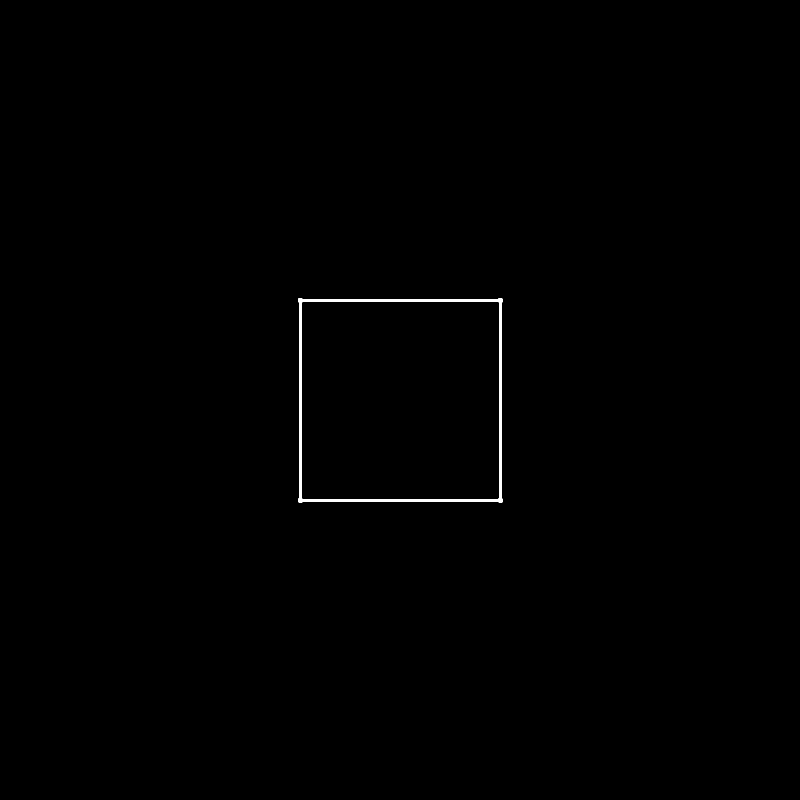
Frame 1 (no input)
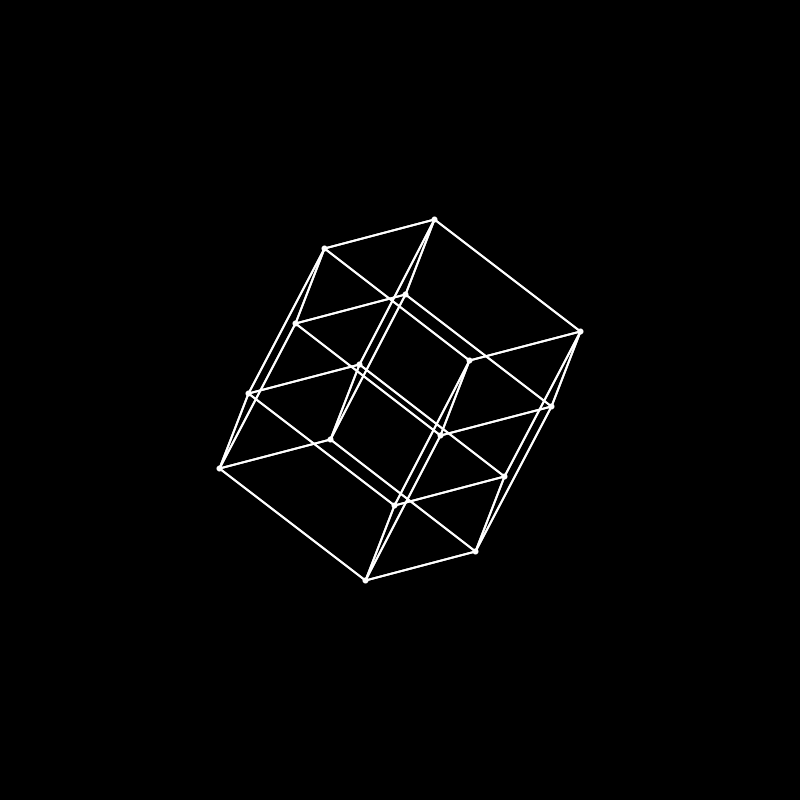
Frame 60 (the mouse pressed at the canvas centre just before this capture)
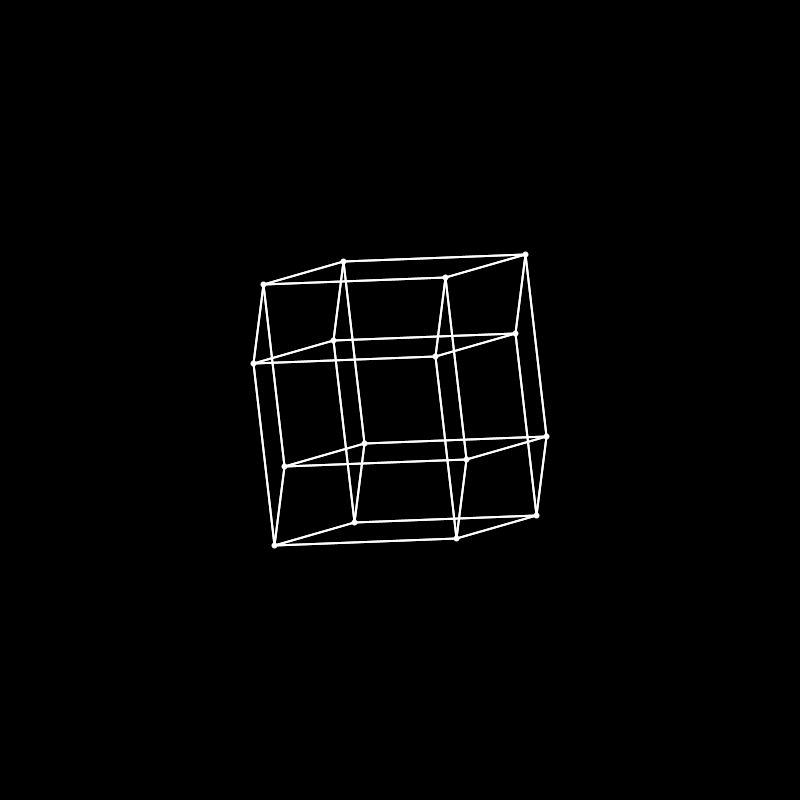
Frame 120 (the mouse held since frame 60 and released just before this capture)

The Processing sketch that drew these frames (run headless with seeded random() and noise(); from frame 60 on, the mouse is pressed at the canvas centre):

// Processing sketch: EuclideanSpace
// ── EuclideanSpace.pde
void setup() {
    size(800, 800);
    background(50, 30, 100);
}

private boolean random = false;
private float theta = 0.01;
private float delta = 0.000001;
private Euclidean4D cube = new Euclidean4D(100, 4);
void draw() {
    background(0);
    translate(width/2, height/2);
    color shapeColor = random ? color(random(255), random(255), random(255)) : color(255, 255, 255);
    cube.drawShape(shapeColor);
    cube.rotate(theta);
    theta += delta;
}

// ── Cube3D.pde
public class Cube3D {
    private static final int kDefaultScale = 1;
    private int scale = kDefaultScale;
    
    public Cube3D(int scale) {
        this.scale = scale;
        for (int x = 0; x < 3; x++) {
            for (int y = 0; y < 3; y++) {
                for (int z = 0; z < 3; z++) {
                        
                }
            }
        }
    }
    
    public void rotate(float angle) {
            
    }
    
    public void draw() {
        
    }
}

// ── Euclidean2D.pde
public class Euclidean2D {
    private static final int kDefaultScale = 1;
    private int scale = kDefaultScale;
    private static final int dimension = 2;
    private int size = kDefaultScale;
    private boolean show = true;
    private ArrayList<Vector> vectors;
    
    public Euclidean2D(int scale, int size) {
        this.scale = scale;
        this.size = size;
        vectors = new ArrayList<Vector>();
        vectors.add(new Vector(new float[]{-1, 1}));
        vectors.add(new Vector(new float[]{1, 1}));
        vectors.add(new Vector(new float[]{1, -1}));
        vectors.add(new Vector(new float[]{-1, -1}));
    }
    
    public void rotate(float theta) {
        Vector row1 = new Vector((float)Math.cos(theta), (float)-Math.sin(theta));
        Vector row2 = new Vector((float)Math.sin(theta), (float)Math.cos(theta));
        Matrix rotationMatrix = new Matrix(2, 2);
        rotationMatrix.addVector(row1);
        rotationMatrix.addVector(row2);
        for (int i = 0; i < vectors.size(); i++) {
            Vector rotatedVector = rotationMatrix.projectVector(vectors.get(i));
            vectors.set(i, rotatedVector);     
        }
    }
    
    public void toggle() {
        show = !show;    
    }
    
    public void drawShape(color c) {
        if (!show) return;
        stroke(c);
        for (Vector v : vectors) {
            ellipse(v.getAt(0)*scale, v.getAt(1)*scale, size, size);
        }
        strokeWeight(2);
        for (int i = 0; i < 4; i++) {
            Vector a = vectors.get(i);
            Vector b = vectors.get((i+1)%(dimension*2));
            line(a.getAt(0)*scale, a.getAt(1)*scale, b.getAt(0)*scale, b.getAt(1)*scale);
        }
    }
}

// ── Euclidean3D.pde
import java.util.*;

public class Euclidean3D {
    private static final int kDefaultScale = 1;
    private static final int dimension = 3;
    private int scale = kDefaultScale;
    private int size = kDefaultScale;
    private float theta = 0.0;
    private boolean show = true;
    private ArrayList<Vector> vectors;
    Matrix projectionMatrix;
    Matrix rotationX;
    Matrix rotationY;
    Matrix rotationZ;
    
    public Euclidean3D(int scale, int size) {
        this.scale = scale;
        this.size = size;
        vectors = new ArrayList<Vector>();
      
        vectors.add(new Vector(new float[]{1, 1, 1})); 
        vectors.add(new Vector(new float[]{1, 1, -1})); 
        vectors.add(new Vector(new float[]{1, -1, 1})); 
        vectors.add(new Vector(new float[]{1, -1, -1})); 
        vectors.add(new Vector(new float[]{-1, 1, 1})); 
        vectors.add(new Vector(new float[]{-1, 1, -1}));
        vectors.add(new Vector(new float[]{-1, -1, 1}));
        vectors.add(new Vector(new float[]{-1, -1, -1}));
        
        rotationX = new Matrix(3, 3);
        rotationY = new Matrix(3, 3);
        rotationZ = new Matrix(3, 3);
        projectionMatrix = new Matrix(3, 3);
        projectionMatrix.addVector(new Vector(new float[]{1, 0, 0}));
        projectionMatrix.addVector(new Vector(new float[]{0, 1, 0}));
        projectionMatrix.addVector(new Vector(new float[]{0, 0, 0}));    
    }
    
    public void updateMatrices() {
        rotationX.clearAll();
        rotationY.clearAll();
        rotationZ.clearAll();
        
        rotationX.addVector(new Vector(new float[]{1, 0, 0}));
        rotationX.addVector(new Vector(new float[]{0, (float)Math.cos(theta), (float)-Math.sin(theta)}));
        rotationX.addVector(new Vector(new float[]{0, (float)Math.sin(theta), (float)Math.cos(theta)}));
        
        rotationY.addVector(new Vector(new float[]{(float)Math.cos(theta), 0, (float)Math.sin(theta)}));
        rotationY.addVector(new Vector(new float[]{0, 1, 0}));
        rotationY.addVector(new Vector(new float[]{(float)-Math.sin(theta), 0, (float)Math.cos(theta)}));
        
        rotationZ.addVector(new Vector(new float[]{(float)Math.cos(theta), (float)-Math.sin(theta), 0}));
        rotationZ.addVector(new Vector(new float[]{(float)Math.sin(theta), (float)Math.cos(theta), 0}));
        rotationZ.addVector(new Vector(new float[]{0, 0, 1}));
    }
    
    public void rotate(float theta) {
        this.theta = theta;
        updateMatrices();
        for (int i = 0; i < vectors.size(); i++) {
            Vector rotatedVector = rotationX.projectVector(vectors.get(i));
            rotatedVector = rotationX.projectVector(rotatedVector);
            rotatedVector = rotationZ.projectVector(rotatedVector);
            vectors.set(i, rotatedVector);     
        }
    }
    
    public void toggle() {
        show = !show;    
    }
    
    private static final float epsilon = 0.0001;
    public boolean adjacent(Vector v1, Vector v2) {
        return 1 - v1.dotProduct(v2) < epsilon;
    }
    
    public void drawShape(color c) {
        if (!show) return;
        stroke(c);
        for (Vector v : vectors) {
            Vector projected = projectionMatrix.projectVector(v);
            ellipse(projected.getAt(0)*scale, projected.getAt(1)*scale, size, size);
        }
        strokeWeight(2);
        for (int i = 0; i < vectors.size(); i++) {
            for (int j = 0; j < vectors.size(); j++) {
                 Vector v1 = vectors.get(i);
                 Vector v2 = vectors.get(j);
                 if (adjacent(v1, v2)) {
                     line(v1.getAt(0)*scale, v1.getAt(1)*scale, v2.getAt(0)*scale, v2.getAt(1)*scale);    
                 }
            }
        }
    }
}

// ── Euclidean4D.pde
import java.util.*;

public class Euclidean4D {
    private static final int kDefaultScale = 1;
    private static final int dimension = 3;
    private int scale = kDefaultScale;
    private int size = kDefaultScale;
    private float theta = 0.0;
    private boolean show = true;
    private ArrayList<Vector> vectors;
    Matrix projectionMatrix;
    Matrix rotationXY;
    Matrix rotationYZ;
    Matrix rotationXZ;
    Matrix rotationXU;
    Matrix rotationYU;
    Matrix rotationZU;
    
    public Euclidean4D(int scale, int size) {
        this.scale = scale;
        this.size = size;
        vectors = new ArrayList<Vector>();
      
        vectors.add(new Vector(new float[]{1, 1, 1, 1})); 
        vectors.add(new Vector(new float[]{1, 1, 1, -1})); 
        vectors.add(new Vector(new float[]{1, 1, -1, 1}));
        vectors.add(new Vector(new float[]{1, 1, -1, -1}));
        
        vectors.add(new Vector(new float[]{1, -1, 1, 1})); 
        vectors.add(new Vector(new float[]{1, -1, 1, -1})); 
        vectors.add(new Vector(new float[]{1, -1, -1, 1})); 
        vectors.add(new Vector(new float[]{1, -1, -1, -1})); 
        
        vectors.add(new Vector(new float[]{-1, 1, 1, 1})); 
        vectors.add(new Vector(new float[]{-1, 1, 1, -1})); 
        vectors.add(new Vector(new float[]{-1, 1, -1, 1})); 
        vectors.add(new Vector(new float[]{-1, 1, -1, -1})); 
        
        vectors.add(new Vector(new float[]{-1, -1, 1, 1})); 
        vectors.add(new Vector(new float[]{-1, -1, 1, -1})); 
        vectors.add(new Vector(new float[]{-1, -1, -1, 1})); 
        vectors.add(new Vector(new float[]{-1, -1, -1, -1})); 
        
        rotationXY = new Matrix(4,4);
        rotationYZ = new Matrix(4,4);
        rotationXZ = new Matrix(4,4);
        rotationXU = new Matrix(4,4);
        rotationYU = new Matrix(4,4);
        rotationZU = new Matrix(4,4);
        projectionMatrix = new Matrix(4, 4);
        projectionMatrix.addVector(new Vector(new float[]{1, 0, 0, 0}));
        projectionMatrix.addVector(new Vector(new float[]{0, 1, 0, 0}));
        projectionMatrix.addVector(new Vector(new float[]{0, 0, 0, 0}));
        projectionMatrix.addVector(new Vector(new float[]{0, 0, 0, 0})); 
    }
    
    public void updateMatrices() {

        rotationXY.clearAll();
        rotationYZ.clearAll();
        rotationXZ.clearAll();
        rotationXU.clearAll();
        rotationYU.clearAll();
        rotationZU.clearAll();
        
        rotationXY.addVector(new Vector((float)Math.cos(theta), (float)Math.sin(theta), 0, 0));
        rotationXY.addVector(new Vector((float)-Math.sin(theta), (float)Math.cos(theta), 0, 0));
        rotationXY.addVector(new Vector(0, 0, 1, 0));
        rotationXY.addVector(new Vector(0, 0, 0, 1));
        
        rotationYZ.addVector(new Vector(1, 0, 0, 0));
        rotationYZ.addVector(new Vector(0, (float)Math.cos(theta), (float)Math.sin(theta), 0));
        rotationYZ.addVector(new Vector(0, (float)-Math.sin(theta), (float)Math.cos(theta), 0));
        rotationYZ.addVector(new Vector(0, 0, 0, 1));
        
        rotationXZ.addVector(new Vector((float)Math.cos(theta), 0, (float)-Math.sin(theta), 0));
        rotationXZ.addVector(new Vector(0, 1, 0, 0));
        rotationXZ.addVector(new Vector((float)Math.sin(theta), 0, (float)Math.cos(theta), 0));
        rotationXZ.addVector(new Vector(0, 0, 0, 1));
        
        rotationXU.addVector(new Vector((float)Math.cos(theta), 0, 0, (float)Math.sin(theta)));
        rotationXU.addVector(new Vector(0, 1, 0, 0));
        rotationXU.addVector(new Vector(0, 0, 1, 0));
        rotationXU.addVector(new Vector((float)-Math.sin(theta), 0, 0, (float)Math.cos(theta)));
        
        rotationYU.addVector(new Vector(1, 0, 0, 0));
        rotationYU.addVector(new Vector(0, (float)Math.cos(theta), 0, (float)-Math.sin(theta)));
        rotationYU.addVector(new Vector(0, 0, 1, 0));
        rotationYU.addVector(new Vector(0, (float)Math.sin(theta), 0, (float)Math.cos(theta)));
        
        rotationZU.addVector(new Vector(1, 0, 0, 0));
        rotationZU.addVector(new Vector(0, 1, 0, 0));
        rotationZU.addVector(new Vector(0, 0, (float)Math.cos(theta), (float)-Math.sin(theta)));
        rotationZU.addVector(new Vector(0, 0, (float)Math.sin(theta), (float)Math.cos(theta)));
    }
    
    public void rotate(float theta) {
        this.theta = theta;
        updateMatrices();
        for (int i = 0; i < vectors.size(); i++) {
            Vector rotatedVector = rotationXY.projectVector(vectors.get(i));
            rotatedVector = rotationYZ.projectVector(rotatedVector);
            rotatedVector = rotationXZ.projectVector(rotatedVector);
            rotatedVector = rotationXU.projectVector(rotatedVector);
            rotatedVector = rotationYU.projectVector(rotatedVector);
            rotatedVector = rotationZU.projectVector(rotatedVector);
            vectors.set(i, rotatedVector);     
        }
    }
    
    public void toggle() {
        show = !show;    
    }
    
    private static final float epsilon = 0.0001;
    public boolean adjacent(Vector v1, Vector v2) {
        return 1 - v1.dotProduct(v2) < epsilon;
    }
    
    public void drawShape(color c) {
        if (!show) return;
        stroke(c);
        for (Vector v : vectors) {
            Vector projected = projectionMatrix.projectVector(v);
            ellipse(projected.getAt(0)*scale, projected.getAt(1)*scale, size, size);
        }
        strokeWeight(2);
        for (int i = 0; i < vectors.size(); i++) {
            for (int j = 0; j < vectors.size(); j++) {
                 Vector v1 = vectors.get(i);
                 Vector v2 = vectors.get(j);
                 if (adjacent(v1, v2)) {
                     line(v1.getAt(0)*scale, v1.getAt(1)*scale, v2.getAt(0)*scale, v2.getAt(1)*scale);    
                 }
            }
        }
    }
}

// ── Matrix.pde
public class Matrix {
    private static final int kDefaultDimension = 0;
    private int m, n = kDefaultDimension;
    private ArrayList<Vector> matrix;

    public Matrix(int m, int n) {
        this.m = m;
        this.n = n;
        matrix = new ArrayList<Vector>();
    }

    public Matrix(MatrixType matrixType, int m, int n) {
        this(m, n);
        switch (matrixType) {
        case Null:
            defaultMatrix(m, n);
            break;
        case Identity:
            defaultMatrix(m, n);
            for (int row = 0; row < m; row++) {
                for (int col = 0; col < n; col++) {
                    if (row == col) {
                        Vector rowVector = matrix.get(row);
                        int value = 1;
                        rowVector.setAt(col, value);
                    }
                }
            }
            break;
        default:
            break;
        }
    }
    
    public void defaultMatrix(int m, int n) {
        for (int row = 0; row < m; row++) {
            addVector(new Vector(n));
        }   
    }
    
    public static final int kEmptyComponent = 0;
    public Matrix(float[] ...rows) {
        matrix = new ArrayList<Vector>();
        int dimension = 0;
        for (float[] row : rows) {
            Vector rowVector = new Vector(row);
            this.addVector(rowVector);
            if (rowVector.dimension() > dimension) {
                dimension = rowVector.dimension();
            }
            n++;
        }

        for (Vector rowVector : matrix) {
            if (rowVector.dimension() < dimension) {
                int diff = dimension - rowVector.dimension();
                for (int i = 0; i < diff; i++) {
                    rowVector.addComponent(kEmptyComponent);
                }
            }
        }
        m = dimension;
    }
    
    //transpose
    public Matrix multiply(Matrix b) {
        int cols = this.getColumns();
        int rows = b.getRows();
        Matrix result = new Matrix(this.getRows(), b.getColumns());
        if (cols != rows) return result;
        
        for (int r = 0; r < rows; r++) {
            Vector newRow = new Vector(cols);
             for (int c = 0; c < rows; c++) {
                 Vector column = b.getColumnVector(c);
                 Vector row = this.getRowVector(r);
                 float dotProduct = row.dotProduct(column);
                 newRow.setAt(c, dotProduct);
             }
             result.addVector(newRow);
        }
        return result;
    }
    
    public Matrix mutiply(Matrix... matrices) {
        Matrix result = new Matrix(); 
        for (int i = 0; i < matrices.length - 1; i++) {
            Matrix a = matrices[i];
            Matrix b = matrices[i+1];
        }
        return result;
    }

    public void clearAll() {
        matrix.clear();        
    }

    public Vector projectVector(Vector columnVector) {
        Vector projection = new Vector();
        for (int i = 0; i < m; i++) {
            Vector rowVector = this.getRowVector(i);
            float component = rowVector.dotProduct(columnVector);
            projection.addComponent(component);
        }
        return projection;
    }

    public Vector getRowVector(int index) {
        boolean inbounds = (index >= 0) && (index < matrix.size());
        if (!inbounds) return new Vector();
        return matrix.get(index);
    }

    public Vector getColumnVector(int index) {
        boolean inbounds = (index >= 0) && (index < n);
        if (!inbounds) return new Vector();
        Vector columnVector = new Vector();
        for (Vector rowVector : matrix) {
            for (int i = 0; i < rowVector.dimension(); i++) {
                if (i == index) {
                    float toAdd = rowVector.getAt(i);
                    columnVector.addComponent(toAdd);
                }
                if (i > index) break;
            }
        }
        assert(columnVector.dimension() == m);
        return columnVector;
    }
    
    public int getRows() {
        return m;    
    }
    
    public int getColumns() {
        return n;    
    }
    
    public void addVector(Vector vector) {
        matrix.add(vector);
    }
    
    public void setRows(int m) {
        this.m = m;    
    }
    
    public void setColumns(int n) {
        this.n = n;
    }

    @Override
    public String toString() {
    String output = "";
    output += "[";
    for (int i = 0; i < m; i++) {
        Vector row = this.getRowVector(i);
        if (i > 0) output += " ";
        output += row.toString();
        if (i < n - 1) output += ",\n";
    }
    output += "]";
    return output;
    }
}

// ── MatrixType.pde
enum MatrixType {
    Null, Identity, Rotated, Transpose;
}

// ── Vector.pde
public class Vector {
    
    private static final int kDefaultDimension = 0;
    private int dimension; 
    private float[] vector;
    
    public Vector() {
        this.dimension = kDefaultDimension;
        vector = new float[0];
    }
    
    public static final int kDefaultComponent = 0;
    public Vector(int dimension) {
        this.dimension = dimension;
        vector = new float[dimension];
        for (int i = 0; i < dimension; i++) {
            vector[i] = kDefaultComponent;
        }
    }
    
    public Vector(float... vector) {
        this.dimension = vector.length;
        this.vector = new float[dimension];
        
        for (int i = 0; i < dimension; i++) {
            this.vector[i] = vector[i];        
        }
    }
    
    public void addComponent(float value) {
        float[] newVector = new float[++dimension];
        int index;
        for (index = 0; index < vector.length; index++) {
            newVector[index] = vector[index];   
        }
        newVector[index] = value;
        vector = newVector;
    }
    
    private static final int kOutOfBounds = -1;
    public float getAt(int index) {
        boolean inBounds = (index >= 0) && (index < vector.length);
        return inBounds ? vector[index] : kOutOfBounds;
    }
    
    public void setAt(int index, float value) {
        boolean inBounds = (index >= 0) && (index < vector.length);
        if (inBounds) vector[index] = value;
    }
    
    private static final int kDimensionMismatch = -1;
    public float dotProduct(Vector vector2) {
        float product = 0;
        float[] w = vector2.asArray();
        float[] v = vector;
        
        int components = (w.length == v.length) ? dimension : kDimensionMismatch;
        for (int i = 0; i < components; i++) {
            product += (w[i] * v[i]);        
        }
        return product;
    }
    
    public float angle(Vector vector2) {
        float dp = this.dotProduct(vector2);
        float mag = this.magnitude() * vector2.magnitude();
        return (float)Math.acos(dp / mag);
    }
    
    public float magnitude() {
        int squaredSum = 0;
        for (float i : vector) {
            squaredSum += Math.pow(i, 2);
        }
        return (float)Math.pow(squaredSum, 1/2);  
    }
    
    public int dimension() {
        return dimension;    
    }
    
    public float[] asArray() {
        return vector;    
    }
    
    @Override
    public String toString() {
        String output = "";
        output += "(";
        for (int i = 0; i < dimension; i++) {
            output += Float.toString(vector[i]);
            if (i < dimension - 1) output += ", ";
        }
        output += ")";
        return output;
    }
}
